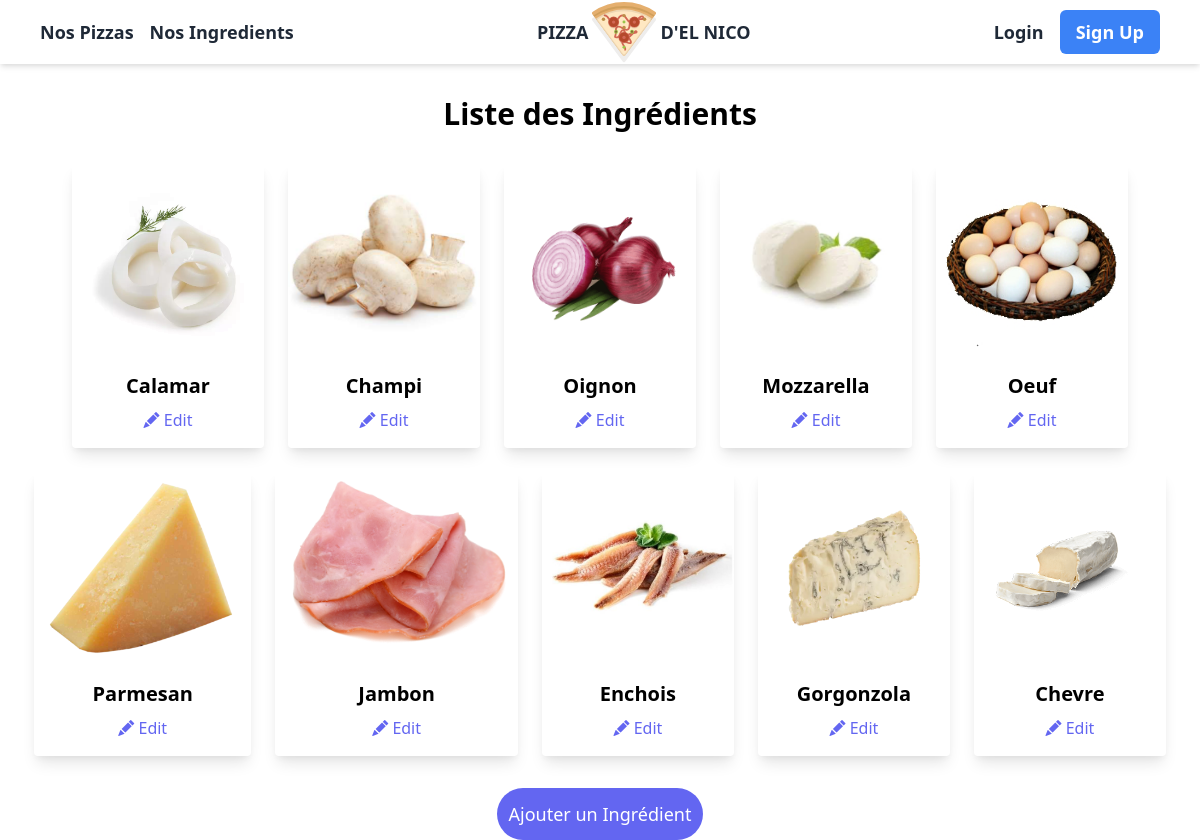
The page /ingredients/ on the database as committed earlier.
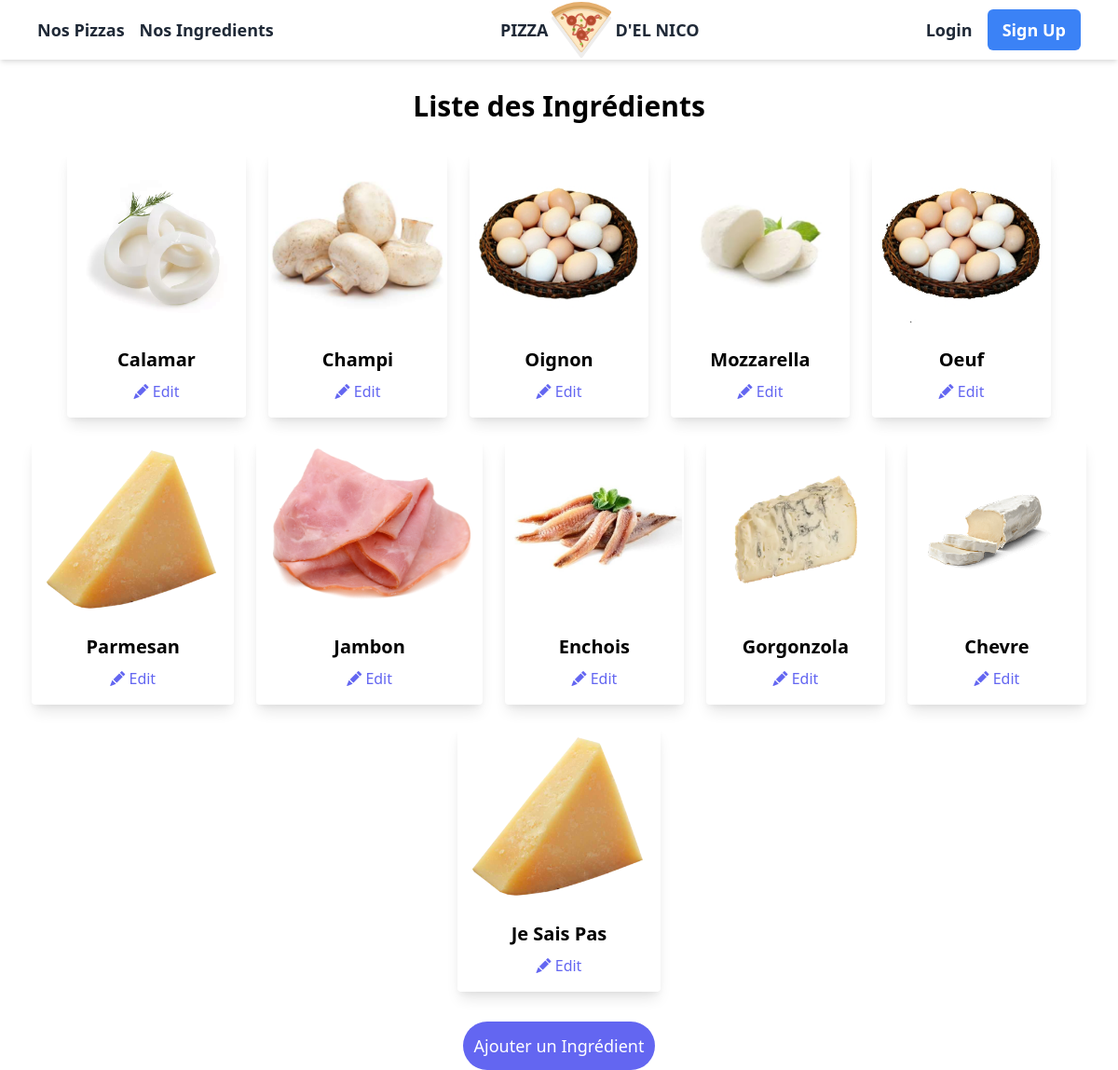
The same page on the database as committed later.
### webpizza/models.py (models this page shows, shortened)
class Ingredient(models.Model):
    idIngredient = models.AutoField(primary_key=True)
    nomIngredient = models.CharField(max_length=50, verbose_name='nom de l\'ingrédient')
    imageIng = models.ImageField(upload_to='images/', null=True, blank=True)

### webpizza/views/Ingredient.py (the view)
# urls.py: path('ingredients/', IngredientsView.ingredients),
    @staticmethod
    def ingredients(request):
        return render(request, 'applipizza/ingredients.html', {'ingredients': Ingredient.objects.all()})

### templates/applipizza/ingredients.html
{%  extends 'applipizza/base.html' %}
{% block main %}
<h1 class="text-3xl font-semibold mb-8 text-center m-8">Liste des Ingrédients</h1>
<section class="flex flex-wrap justify-center gap-6">
    {% for ing in ingredients %}
        <div class="max-w-sm rounded overflow-hidden shadow-lg">
            <img src="{{ MEDIA_URL }}{{ ing.imageIng }}" alt="{{ ing.nomIngredient }}" class="w-full h-48 object-cover object-center">
            <div class="px-6 py-4">
                <div class="font-bold text-xl mb-2 text-center">{{ ing.nomIngredient|title }}</div>
                <div class="edit flex justify-center items-center">
                    <form action="/ingredients/{{ ing.idIngredient }}/update" method="get">
                        <button class="text-indigo-500 hover:text-indigo-700" type="submit">
                            <i class="bi bi-pencil-fill"></i> Edit
                        </button>
                    </form>
                </div>
            </div>
        </div>
    {% endfor %}
</section>
<form action="/ingredients/add" method="get" class="mt-8 text-center">
    <button class="bg-indigo-500 text-white p-3 rounded-full hover:bg-indigo-600">
        <h1 class="text-lg">Ajouter un Ingrédient</h1>
    </button>
</form>
{% endblock %}

Rows that differ between the two databases and show on the page:
changed Ingredient "Oignon": imageIng: a different picture
added Ingredient: imageIng (picture), nomIngredient "Je Sais Pas"
